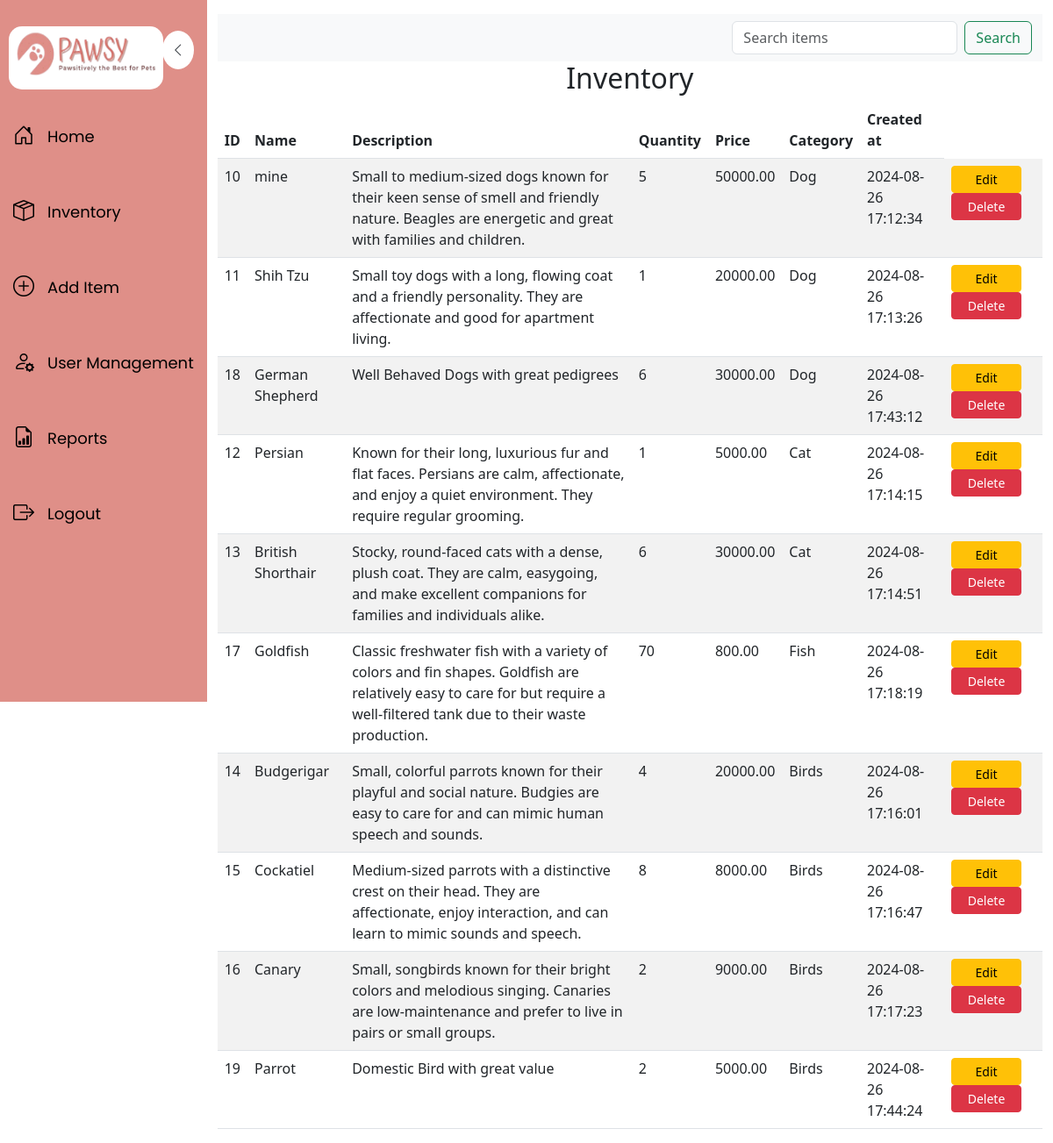
Page /public/inventory.php (signed in) on the committed database.
### tables this page shows
CREATE TABLE IF NOT EXISTS `inventory` (
  `id` int NOT NULL AUTO_INCREMENT,
  `name` varchar(255) NOT NULL,
  `description` text,
  `quantity` int NOT NULL,
  `price` decimal(10,2) NOT NULL,
  `category` varchar(100) DEFAULT NULL,
  `created_at` timestamp NULL DEFAULT CURRENT_TIMESTAMP,
  PRIMARY KEY (`id`)
);

CREATE TABLE IF NOT EXISTS `categories` (
  `id` int NOT NULL AUTO_INCREMENT,
  `name` varchar(100) NOT NULL,
  PRIMARY KEY (`id`)
);

### backend/inventory.php (called while the page is built, shortened)
<?php
require '../config.php';
$searchQuery = isset($_GET['query']) ? $_GET['query'] : '';
$sql = 'SELECT i.*, c.name AS category FROM inventory i LEFT JOIN categories c ON i.category = c.name';
if (!empty($searchQuery)) {
    $sql = "SELECT * FROM inventory WHERE CONCAT(name, ' ', description, ' ', category) LIKE :query;";
    $stmt = $pdo->prepare($sql);
    $stmt->execute(['query' => '%' . $searchQuery . '%']);
} else {
    $stmt = $pdo->prepare($sql);
    $stmt->execute();
}
$items = $stmt->fetchAll(PDO::FETCH_ASSOC);

### public/inventory.php (the view, shortened to what this page needs)
<?php
require '../backend/inventory.php';
?>
<!DOCTYPE html>
<html lang="en">
<head>
    <link href="https://cdn.jsdelivr.net/npm/bootstrap@5.3.0/dist/css/bootstrap.min.css" rel="stylesheet">
</head>
<body>
    <div class="d-flex">
        <?php include 'dashboard.php'; ?>
        <div class="container-fluid mt-3">
            <nav class="navbar navbar-expand-lg navbar-light bg-light">
            <div class="container-fluid">
                <div class="collapse navbar-collapse" id="navbarNav">
                        <form class="d-flex ms-auto" method="GET" action="">
                            <input class="form-control me-2" type="search" placeholder="Search items" aria-label="Search" name="query" value="<?= htmlspecialchars($searchQuery) ?>">
                            <button class="btn btn-outline-success" type="submit">Search</button>
                        </form>
                </div>
            </div>
            </nav>
            <h2 class="text-center">Inventory</h2>
            <table class="table table-striped">
                <thead>
                    <tr>
                        <th>ID</th>
                        <th>Name</th>
                        <th>Description</th>
                        <th>Quantity</th>
                        <th>Price</th>
                        <th>Category</th>
                        <th>Created at</th>
                    </tr>
                </thead>
                <tbody>
                    <?php foreach ($items as $item): ?>
                        <tr>
                            <td><?= htmlspecialchars($item['id']) ?></td>
                            <td><?= htmlspecialchars($item['name']) ?></td>
                            <td><?= htmlspecialchars($item['description']) ?></td>
                            <td><?= htmlspecialchars($item['quantity']) ?></td>
                            <td><?= htmlspecialchars($item['price']) ?></td>
                            <td><?= htmlspecialchars($item['category']) ?></td>
                            <td><?= htmlspecialchars($item['created_at']) ?></td>
                            <td>
                                <a href="edit_item.php?id=<?= $item['id'] ?>" class="btn btn-warning btn-sm" style="width: 80px; text-align: center;">Edit</a>
                                <a href="../delete_item.php?id=<?= $item['id'] ?>" class="btn btn-danger btn-sm" style="width: 80px; text-align: center;" onclick="return confirm('Are you sure you want to delete this item?');">Delete</a>
                            </td>
                        </tr>
                    <?php endforeach; ?>
                </tbody>
            </table>
        </div>
    </div>
</body>
</html>

### rows in the picture
inventory: id "10", name "mine", description "Small to medium-sized dogs known for their keen sense of smell and friendly nature. Beagles are energetic and great with families and children.", quantity "5", price "50000.00", categories.name "Dog", created_at "2024-08-26 17:12:34"
inventory: id "11", name "Shih Tzu", description "Small toy dogs with a long, flowing coat and a friendly personality. They are affectionate and good for apartment living.", quantity "1", price "20000.00", categories.name "Dog", created_at "2024-08-26 17:13:26"
inventory: id "18", name "German Shepherd", description "Well Behaved Dogs with great pedigrees", quantity "6", price "30000.00", categories.name "Dog", created_at "2024-08-26 17:43:12"
inventory: id "12", name "Persian", description "Known for their long, luxurious fur and flat faces. Persians are calm, affectionate, and enjoy a quiet environment. They require regular grooming.", quantity "1", price "5000.00", categories.name "Cat", created_at "2024-08-26 17:14:15"
inventory: id "13", name "British Shorthair", description "Stocky, round-faced cats with a dense, plush coat. They are calm, easygoing, and make excellent companions for families and individuals alike.", quantity "6", price "30000.00", categories.name "Cat", created_at "2024-08-26 17:14:51"
inventory: id "17", name "Goldfish", description "Classic freshwater fish with a variety of colors and fin shapes. Goldfish are relatively easy to care for but require a well-filtered tank due to their waste production.", quantity "70", price "800.00", categories.name "Fish", created_at "2024-08-26 17:18:19"
inventory: id "14", name "Budgerigar", description "Small, colorful parrots known for their playful and social nature. Budgies are easy to care for and can mimic human speech and sounds.", quantity "4", price "20000.00", categories.name "Birds", created_at "2024-08-26 17:16:01"
inventory: id "15", name "Cockatiel", description "Medium-sized parrots with a distinctive crest on their head. They are affectionate, enjoy interaction, and can learn to mimic sounds and speech.", quantity "8", price "8000.00", categories.name "Birds", created_at "2024-08-26 17:16:47"
inventory: id "16", name "Canary", description "Small, songbirds known for their bright colors and melodious singing. Canaries are low-maintenance and prefer to live in pairs or small groups.", quantity "2", price "9000.00", categories.name "Birds", created_at "2024-08-26 17:17:23"
inventory: id "19", name "Parrot", description "Domestic Bird with great value", quantity "2", price "5000.00", categories.name "Birds", created_at "2024-08-26 17:44:24"
